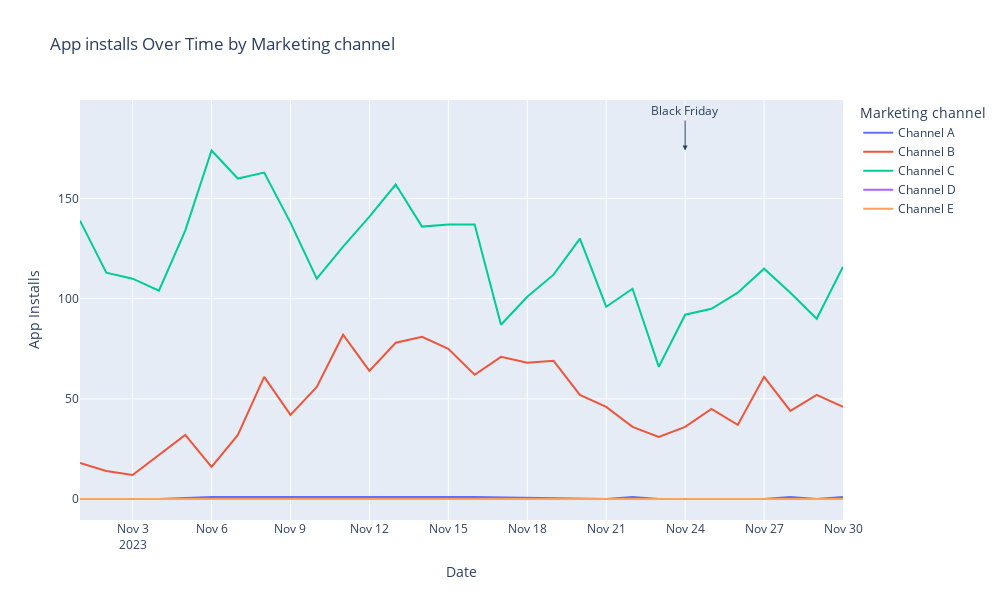

Write notebook code for a chart like this one.
### Code cell
# Example Usage
create_grouped_line_chart(
    df=df_channels_over_time[df_channels_over_time['country']=='US'],
    x_column="date",
    y_column="app_installs",
    group_column="marketing_channel",
    y_label="App Installs"
)

### Figure 1 — Plotly figure (JSON) as saved in the notebook; plotly's stock layout.template omitted (floating-point values rounded to 4 significant figures)
{"data": [{"mode": "lines", "name": "Channel A", "type": "scatter", "x": ["2023-11-01", "2023-11-02", "2023-11-03", "2023-11-04", "2023-11-06", "2023-11-07", "2023-11-13", "2023-11-16", "2023-11-21", "2023-11-22", "2023-11-23", "2023-11-24", "2023-11-25", "2023-11-26", "2023-11-27", "2023-11-28", "2023-11-29", "2023-11-30"], "y": [0, 0, 0, 0, 1, 1, 1, 1, 0, 1, 0, 0, 0, 0, 0, 1, 0, 1]}, {"mode": "lines", "name": "Channel B", "type": "scatter", "x": ["2023-11-01", "2023-11-02", "2023-11-03", "2023-11-04", "2023-11-05", "2023-11-06", "2023-11-07", "2023-11-08", "2023-11-09", "2023-11-10", "2023-11-11", "2023-11-12", "2023-11-13", "2023-11-14", "2023-11-15", "2023-11-16", "2023-11-17", "2023-11-18", "2023-11-19", "2023-11-20", "2023-11-21", "2023-11-22", "2023-11-23", "2023-11-24", "2023-11-25", "2023-11-26", "2023-11-27", "2023-11-28", "2023-11-29", "2023-11-30"], "y": [18, 14, 12, 22, 32, 16, 32, 61, 42, 56, 82, 64, 78, 81, 75, 62, 71, 68, 69, 52, 46, 36, 31, 36, 45, 37, 61, 44, 52, 46]}, {"mode": "lines", "name": "Channel C", "type": "scatter", "x": ["2023-11-01", "2023-11-02", "2023-11-03", "2023-11-04", "2023-11-05", "2023-11-06", "2023-11-07", "2023-11-08", "2023-11-09", "2023-11-10", "2023-11-11", "2023-11-12", "2023-11-13", "2023-11-14", "2023-11-15", "2023-11-16", "2023-11-17", "2023-11-18", "2023-11-19", "2023-11-20", "2023-11-21", "2023-11-22", "2023-11-23", "2023-11-24", "2023-11-25", "2023-11-26", "2023-11-27", "2023-11-28", "2023-11-29", "2023-11-30"], "y": [139, 113, 110, 104, 134, 174, 160, 163, 138, 110, 126, 141, 157, 136, 137, 137, 87, 101, 112, 130, 96, 105, 66, 92, 95, 103, 115, 103, 90, 116]}, {"mode": "lines", "name": "Channel D", "type": "scatter", "x": ["2023-11-07", "2023-11-08", "2023-11-09", "2023-11-10", "2023-11-11", "2023-11-12", "2023-11-13"], "y": [0, 0, 0, 0, 0, 0, 0]}, {"mode": "lines", "name": "Channel E", "type": "scatter", "x": ["2023-11-01", "2023-11-02", "2023-11-03", "2023-11-04", "2023-11-05", "2023-11-06", "2023-11-07", "2023-11-08", "2023-11-09", "2023-11-10", "2023-11-11", "2023-11-12", "2023-11-13", "2023-11-14", "2023-11-15", "2023-11-16", "2023-11-17", "2023-11-18", "2023-11-19", "2023-11-20", "2023-11-21", "2023-11-22", "2023-11-23", "2023-11-24", "2023-11-25", "2023-11-26", "2023-11-27", "2023-11-28", "2023-11-29", "2023-11-30"], "y": [0, 0, 0, 0, 0, 0, 0, 0, 0, 0, 0, 0, 0, 0, 0, 0, 0, 0, 0, 0, 0, 0, 0, 0, 0, 0, 0, 0, 0, 0]}], "layout": {"annotations": [{"arrowhead": 2, "ax": 0, "ay": -40, "showarrow": true, "text": "Black Friday", "x": "2023-11-24", "y": 174}], "height": 600, "legend": {"title": {"text": "Marketing channel"}}, "title": {"text": "App installs Over Time by Marketing channel"}, "width": 1000, "xaxis": {"title": {"text": "Date"}}, "yaxis": {"title": {"text": "App Installs"}}}}
